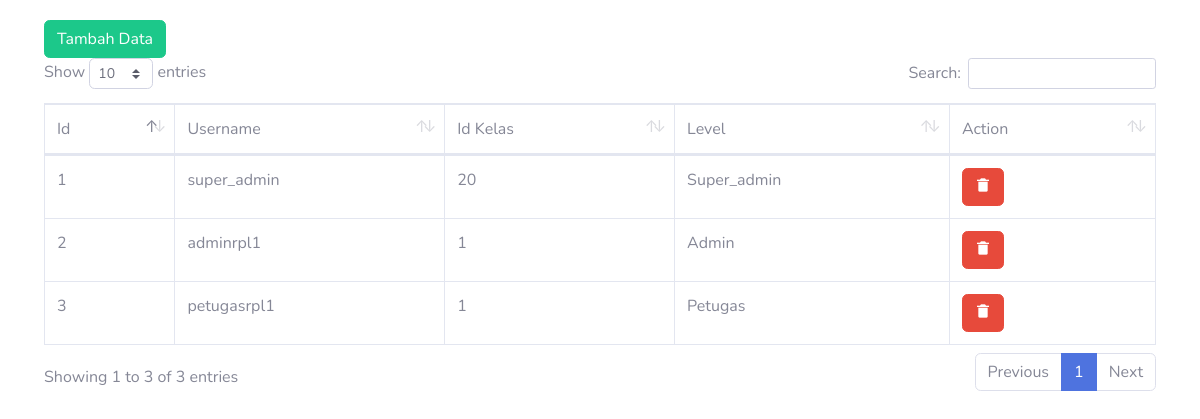
The app's page /admin_user/user.php with its own data.
### tables this page shows
CREATE TABLE `tb_user` (
  `id` int(11) NOT NULL,
  `username` varchar(15) NOT NULL,
  `password` varchar(255) NOT NULL,
  `id_kelas` int(11) NOT NULL,
  `level` enum('Super_admin','Admin','Petugas') NOT NULL
);

### admin_user/user.php (the view, shortened to what this page needs)
<?php
include "../bot.php";
include "../koneksi.php";
?>
<link href="vendor/fontawesome-free/css/all.min.css" rel="stylesheet" type="text/css">
<link href="css/sb-admin-2.min.css" rel="stylesheet">
<link href="vendor/datatables/dataTables.bootstrap4.min.css" rel="stylesheet">
    <div class="container-fluid mb-5">
        <div class="card-body">
            <div class="table-responsive">
            <button type="button" class="btn btn-success"><a href="?page=tambah-user" class="text-white">Tambah Data</a></button>
                <table class="table table-bordered mb-5" id="dataTable" width="100%" cellspacing="0">
                    <thead>
                        <tr>
                            <td>Id</td>
                            <td>Username</td>
                            <td>Id Kelas</td>
                            <td>Level</td>
                            <td>Action</td>
                        </tr>
                    </thead>
                    <tbody>
                        <?php
                        $query = "SELECT * FROM tb_user";
                        $result= $conn->query($query);
                        $no= 1;
                        while ($data = $result->fetch_assoc()){
                        ?>
                        <tr>
                            <td><?php echo $no++;?></td>
                            <td><?php echo $data["username"] ?></td>
                            <td><?php echo $data["id_kelas"] ?></td>
                            <td><?php echo $data["level"] ?></td>
                            <td>
                           <button class="btn btn-danger" type="button" value="" data-bs-toggle="modal" data-bs-target="#exampleModal<?php echo $data['username'];?>"><i class='bx bxs-trash-alt' ></i></button>
                        </tr>
                        <?php
                        }
                        ?>
                    </tbody>
                </table>
            </div>
        </div>
    </div>
<?php
include "../footer.php";
?>

### records on screen
tb_user: username "super_admin", id_kelas "20", level "Super_admin"
tb_user: username "adminrpl1", id_kelas "1", level "Admin"
tb_user: username "petugasrpl1", id_kelas "1", level "Petugas"
